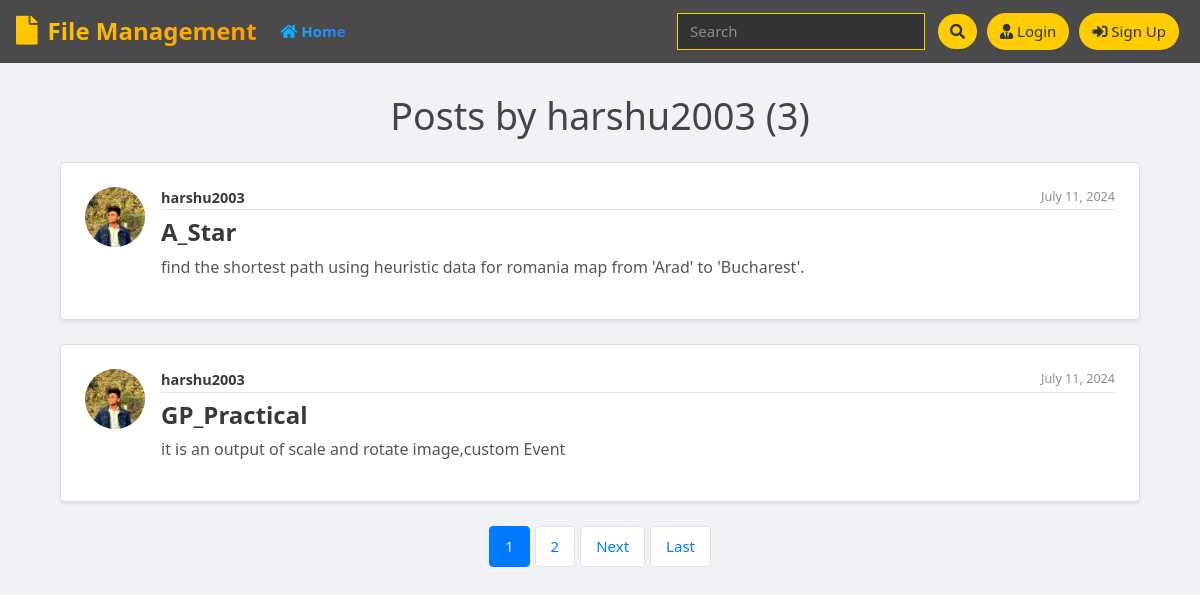
/user/harshu2003, run on the app's committed database.
### blog/models.py (models this page shows, shortened)
class Post(models.Model):
	title = models.CharField(max_length=100)
	file = models.FileField(null=True,blank=True,upload_to='Files')
	content = models.TextField()
	date_posted = models.DateTimeField(default=timezone.now)
	author = models.ForeignKey(User, on_delete=models.CASCADE)

### users/models.py (models this page shows, shortened)
class Profile(models.Model):
    user = models.OneToOneField(User, on_delete=models.CASCADE)
    image = models.ImageField(default='default.jpg', upload_to='profile_pics')

### blog/views.py (the view)
# urls.py: path('user/<str:username>', UserPostListView.as_view(), name='user-posts'),
class UserPostListView(ListView):
    model = Post
    template_name = 'blog/user_posts.html'  # <app>/<model>_<viewtype>.html
    context_object_name = 'posts'
    paginate_by = 2
    def get_queryset(self):
        user = get_object_or_404(User, username=self.kwargs.get('username'))
        return Post.objects.filter(author=user).order_by('-date_posted')

### blog/templates/blog/user_posts.html (shortened to what this page needs)
{% extends "blog/base.html" %}
{% block content %}
<div class="container mt-4">
    <h1 class="mb-4 text-center">Posts by {{ view.kwargs.username }} ({{ page_obj.paginator.count }})</h1>
    {% for post in posts %}
        <article class="media content-section p-4 shadow-sm mb-4 rounded-lg">
            <img class="rounded-circle article-img mr-3" src="{{ post.author.profile.image.url }}" alt="{{ post.author }}">
            <div class="media-body">
                <div class="article-metadata d-flex justify-content-between align-items-center mb-2">
                    <a class="mr-2 font-weight-bold text-dark" href="{% url 'user-posts' post.author.username %}">{{ post.author }}</a>
                    <small class="text-muted">{{ post.date_posted|date:"F d, Y" }}</small>
                </div>
                <h2 class="article-title">
                    <a class="text-dark" href="{% url 'post-detail' post.id %}">{{ post.title }}</a>
                </h2>
                <p class="article-content">{{ post.content|truncatewords:30 }}</p>
            </div>
        </article>
    {% endfor %}
    <nav class="pagination-nav">
        {% if is_paginated %}
            <ul class="pagination justify-content-center">
                {% for num in page_obj.paginator.page_range %}
                    {% if page_obj.number == num %}
                        <li class="page-item active">
                            <a class="page-link" href="?page={{ num }}">{{ num }}</a>
                        </li>
                    {% elif num > page_obj.number|add:'-3' and num < page_obj.number|add:'3' %}
                        <li class="page-item">
                            <a class="page-link" href="?page={{ num }}">{{ num }}</a>
                        </li>
                    {% endif %}
                {% endfor %}
                {% if page_obj.has_next %}
                    <li class="page-item">
                        <a class="page-link" href="?page={{ page_obj.next_page_number }}">Next</a>
                    </li>
                    <li class="page-item">
                        <a class="page-link" href="?page={{ page_obj.paginator.num_pages }}">Last</a>
                    </li>
                {% endif %}
            </ul>
        {% endif %}
    </nav>
</div>
{% endblock content %}

### blog/templates/blog/base.html (shortened to what this page needs)
{% load static %}
<!doctype html>
<html lang="en">
  <head>
    <link rel="stylesheet" href="https://stackpath.bootstrapcdn.com/bootswatch/4.3.1/cosmo/bootstrap.min.css">
    <link rel="stylesheet" href="https://use.fontawesome.com/releases/v5.8.1/css/all.css">
    <link rel="stylesheet" href="{% static 'blog/main.css' %}">
  </head>
  <body>
    <nav class="navbar navbar-expand-lg navbar-dark">
      <a class="navbar-brand" href="{% url 'blog-home' %}">
        <i class="fas fa-file"></i> File Management
      </a>
      <div class="collapse navbar-collapse" id="navbarSupportedContent">
        <ul class="navbar-nav mr-auto">
          <li class="nav-item active">
            <a class="nav-link" href="{% url 'blog-home' %}"><i class="fas fa-home"></i> Home <span class="sr-only">(current)</span></a>
          </li>
        </ul>
        <form class="form-inline my-2 my-lg-0" id="searchform" action="{% url 'search' %}" method="get">
          <input class="form-control mr-sm-2" type="text" name="q" value="{{ request.GET.q }}" placeholder="Search" />
          <button class="btn btn-custom my-2 my-sm-0" type="button" onclick="searchform.submit()"><i class="fa fa-search"></i></button>
        </form>
        {% if user.is_authenticated %}
          <a href="{% url 'user-posts' user %}" class="btn btn-custom"><i class="fas fa-user-shield"></i> My Post</a>
          <a href="{% url 'post-create' %}" class="btn btn-custom"><i class="fas fa-user-edit"></i> New Post</a>
          <a href="{% url 'profile' %}" class="btn btn-custom"><i class="fas fa-user"></i> {{ user.username }}</a>
          <form id="logout-form" action="{% url 'logout' %}" method="post" style="display: none;">
            {% csrf_token %}
            <button type="submit">Logout</button>
          </form>
          <a href="#" class="btn btn-custom" onclick="event.preventDefault(); document.getElementById('logout-form').submit();">
            <i class="fas fa-sign-out-alt"></i> Log Out
          </a>
        {% else %}
          <a href="{% url 'login' %}" class="btn btn-custom"><i class="fas fa-user-tie"></i> Login</a>
          <a href="{% url 'register' %}" class="btn btn-custom"><i class="fas fa-sign-in-alt"></i> Sign Up</a>
        {% endif %}
      </div>
    </nav>
    <div class="container">
      {% block content %}
      {% endblock %}
    </div>
  </body>
</html>

### blog/static/blog/main.css (style rules this page uses)
body { background: #fafafa; color: #333333; margin-top: 0; }
h1, h2, h3, h4, h5, h6 { color: #444444; }
ul { margin: 0; }
.content-section { background: #ffffff; padding: 10px 20px; border: 1px solid #dddddd; border-radius: 3px; margin-bottom: 20px; }
.article-title { color: #444444; }
.article-content { white-space: pre-line; }
.article-img { height: 65px; width: 65px; margin-right: 16px; }
.article-metadata { padding-bottom: 1px; margin-bottom: 4px; border-bottom: 1px solid #e3e3e3 }

### blog/templates/blog/base.html (style rules this page uses)
body { font-family: 'Arial', sans-serif; background-color: #f4f4f9; color: #333; }
.navbar { background-color: #4a4a4a; }
.navbar-brand { color: #fff; font-weight: bold; font-size: 1.5rem; background: linear-gradient(135deg, #ffcc00 0%, #ff9900 100%); -webkit-background-clip: text; -webkit-text-fill-color: transparent; display: flex; align-items: center; }
.navbar-brand i { margin-right: 10px; font-size: 1.8rem; }
.navbar-nav .nav-link { color: #fff; font-weight: bold; background: linear-gradient(135deg, #00ccff 0%, #3366ff 100%); -webkit-background-clip: text; -webkit-text-fill-color: transparent; }
.navbar .form-inline input[type="text"] { border: 1px solid #ffcc00; background-color: #333; color: #ffcc00; }
.navbar .form-inline button { background-color: #ffcc00; border: none; color: #333; }
.container { margin-top: 30px; }
.btn-custom { background-color: #ffcc00; color: #333; margin: 5px; border-radius: 20px; }

### blog/templates/blog/user_posts.html (style rules this page uses)
body { background-color: #f0f2f5; font-family: 'Segoe UI', Tahoma, Geneva, Verdana, sans-serif; }
.content-section { background-color: #fff; padding: 20px; border-radius: 10px; box-shadow: 0 4px 12px rgba(0, 0, 0, 0.1); transition: all 0.3s ease-in-out; }
.article-img { width: 60px; height: 60px; object-fit: cover; }
.article-metadata { font-size: 0.9rem; }
.article-title { font-size: 1.5rem; font-weight: bold; }
.article-title a { color: #343a40; text-decoration: none; transition: color 0.3s ease-in-out; }
.article-content { font-size: 1rem; color: #555; }
.pagination-nav { margin-top: 20px; }
.pagination { padding-left: 0; list-style: none; border-radius: 0.25rem; }
.pagination .page-item { margin: 0 3px; }
.pagination .page-link { color: #007bff; border: 1px solid #dee2e6; padding: 10px 15px; border-radius: 0.25rem; transition: background-color 0.3s ease-in-out, color 0.3s ease-in-out; }
.pagination .page-item.active .page-link { z-index: 1; color: #fff; background-color: #007bff; border-color: #007bff; }

### data on the page
Post: author.profile.image (picture), author "harshu2003", date_posted "July 11, 2024", title "A_Star", content "find the shortest path using heuristic data for romania map from 'Arad' to 'Bucharest'."
Post: author.profile.image (picture), author "harshu2003", date_posted "July 11, 2024", title "GP_Practical", content "it is an output of scale and rotate image,custom Event"

### other printed values
{{ view.kwargs.username }} "harshu2003"
{{ page_obj.paginator.count }} "3"
{{ num }} "1"
{{ num }} "2"
